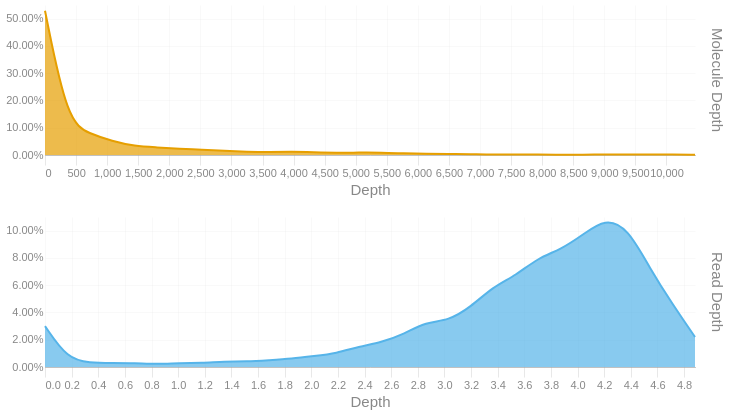

This figure's notebook cell:
### Code cell
readdep = depth_hist(tb['Read Depth'], q99, 3)
readdep = readdep.with_columns(pl.lit('Read Depth').alias('Metric'))
if not SKIPLR:
    moldep = depth_hist(tb['Molecule Depth'], mol_q99, 1)
    moldep = moldep.with_columns(pl.lit('Molecule Depth').alias('Metric'))
    _hist = pl.concat([readdep, moldep])
    _hist = _hist.filter(pl.col('Proportion') != 0)
    with SafeRender(_hist):
        (
            alt.Chart(_hist)        
            .mark_area(interpolate = "basis")
            .encode(
                x=alt.X('Bin:Q').scale(domainMin=0).axis(alt.Axis(title='Depth')),
                y = alt.Y('Proportion:Q', title = None).axis(format = '.2%'),
                color = alt.Color('Metric:N').legend(None),
                row = alt.Row("Metric:N").header(title = None, labelOrient = 'right'),
                tooltip = [
                    alt.Tooltip("Metric:N", title = "Metric"),
                    alt.Tooltip('Interval:N', title = "Depth Interval"),
                    alt.Tooltip('Proportion:Q', title = "% Alignments").format('.2%')
                ]
            )
            .resolve_scale(x='independent', y='independent')
            .properties(
                height = 150, width = 650,
                usermeta={'embedOptions': {'downloadFileName': f'{samplename}.depth.hist'}}
            )
        ).display()
else:
    readdep = readdep.filter(pl.col('Proportion') != 0)
    with SafeRender(readdep):
        (
            alt.Chart(readdep)        
            .mark_area(interpolate = "basis")
            .encode(
                x=alt.X('Bin:Q').scale(domainMin=0).axis(alt.Axis(title='Depth')),
                y = alt.Y('Proportion:Q', title = None).axis(format = '.2%'),
                tooltip = [
                    alt.Tooltip('Interval:N', title = "Depth Interval"),
                    alt.Tooltip('Proportion:Q', title = "% Alignments").format('.2%')
                ]
            )
            .properties(
                usermeta={'embedOptions': {'downloadFileName': f'{samplename}.depth.hist'}}
            )
        ).display()

### Figure 1 — Vega-Lite specification as saved in the notebook (floating-point values rounded to 4 significant figures)
{"width": 650, "height": 150, "config": {"title": {"anchor": "start", "dy": -15, "fontSize": 18, "color": "#888888", "subtitleColor": "#888888", "subtitleFontSize": 14}, "arc": {"fill": "#0072B2"}, "axis": {"domainColor": "#888888", "domainWidth": 0.5, "gridWidth": 0.2, "grid": false, "titleFontWeight": 400, "titleFontSize": 15, "labelFontSize": 11, "labelColor": "#888888", "tickColor": "#888888", "tickWidth": 0.2, "titleColor": "#888888"}, "axisBand": {"grid": false}, "axisX": {"grid": true, "tickSize": 10, "domainCap": "round"}, "axisY": {"domain": false, "grid": true, "tickSize": 0, "domainCap": "round"}, "background": "transparent", "header": {"labelFontSize": 15, "labelColor": "#888888", "titleFontSize": 15, "titleFontWeight": 600, "titleColor": "#888888"}, "legend": {"labelFont": "sans-serif", "labelFontSize": 12, "labelColor": "#888888", "symbolSize": 100, "symbolType": "circle", "titleFontSize": 12, "titlePadding": 10, "titleColor": "#888888", "title": null}, "range": {"category": ["#E69F00", "#56B4E9", "#009E73", "#F0E442", "#0072B2", "#D55E00", "#CC79A7", "#000000"], "diverging": ["#cfe8f3", "#a2d4ec", "#73bfe2", "#46abdb", "#1696d2", "#12719e"]}, "area": {"fill": "#0072B2", "fillOpacity": 0.7, "line": true, "strokeOpacity": 0.7}, "line": {"color": "#0072B2", "stroke": "#0072B2", "strokeWidth": 2}, "trail": {"color": "#0072B2", "stroke": "#0072B2", "strokeWidth": 0, "size": 1}, "point": {"filled": true, "fillOpacity": 1.0, "size": 95}, "text": {"color": "#888888", "fontSize": 11, "align": "right", "fontWeight": 400, "size": 11}, "bar": {"fill": "#0072B2", "stroke": null}, "view": {"stroke": null, "continuousWidth": 660, "continuousHeight": 400}}, "data": {"name": "data-88629d096dbe6eb5189f00aa4fbb75da"}, "mark": {"type": "area", "interpolate": "basis"}, "encoding": {"color": {"field": "Metric", "legend": null, "type": "nominal"}, "row": {"field": "Metric", "header": {"title": null, "labelOrient": "right"}, "type": "nominal"}, "tooltip": [{"field": "Metric", "title": "Metric", "type": "nominal"}, {"field": "Interval", "title": "Depth Interval", "type": "nominal"}, {"field": "Proportion", "format": ".2%", "title": "% Alignments", "type": "quantitative"}], "x": {"axis": {"title": "Depth"}, "field": "Bin", "scale": {"domainMin": 0}, "type": "quantitative"}, "y": {"axis": {"format": ".2%"}, "field": "Proportion", "title": null, "type": "quantitative"}}, "resolve": {"scale": {"x": "independent", "y": "independent"}}, "usermeta": {"embedOptions": {"downloadFileName": "S6_LaHave_3609.depth.hist"}}, "$schema": "https://vega.github.io/schema/vega-lite/v6.1.0.json", "datasets": {"data-88629d096dbe6eb5189f00aa4fbb75da": [{"Bin": 0.0, "Interval": "0.0-0.168", "Proportion": 0.03, "Metric": "Read Depth"}, {"Bin": 0.168, "Interval": "0.168-0.337", "Proportion": 0.006, "Metric": "Read Depth"}, {"Bin": 0.337, "Interval": "0.337-0.505", "Proportion": 0.003, "Metric": "Read Depth"}, {"Bin": 0.505, "Interval": "0.505-0.673", "Proportion": 0.003, "Metric": "Read Depth"}, {"Bin": 0.673, "Interval": "0.673-0.842", "Proportion": 0.003, "Metric": "Read Depth"}, {"Bin": 0.842, "Interval": "0.842-1.01", "Proportion": 0.002, "Metric": "Read Depth"}, {"Bin": 1.01, "Interval": "1.01-1.178", "Proportion": 0.003, "Metric": "Read Depth"}, {"Bin": 1.178, "Interval": "1.178-1.347", "Proportion": 0.003, "Metric": "Read Depth"}, {"Bin": 1.347, "Interval": "1.347-1.515", "Proportion": 0.004, "Metric": "Read Depth"}, {"Bin": 1.515, "Interval": "1.515-1.683", "Proportion": 0.004, "Metric": "Read Depth"}, {"Bin": 1.683, "Interval": "1.683-1.852", "Proportion": 0.005, "Metric": "Read Depth"}, {"Bin": 1.852, "Interval": "1.852-2.02", "Proportion": 0.006, "Metric": "Read Depth"}, {"Bin": 2.02, "Interval": "2.02-2.188", "Proportion": 0.008, "Metric": "Read Depth"}, {"Bin": 2.188, "Interval": "2.188-2.357", "Proportion": 0.01, "Metric": "Read Depth"}, {"Bin": 2.357, "Interval": "2.357-2.525", "Proportion": 0.015, "Metric": "Read Depth"}, {"Bin": 2.525, "Interval": "2.525-2.693", "Proportion": 0.018, "Metric": "Read Depth"}, {"Bin": 2.693, "Interval": "2.693-2.862", "Proportion": 0.024, "Metric": "Read Depth"}, {"Bin": 2.862, "Interval": "2.862-3.03", "Proportion": 0.033, "Metric": "Read Depth"}, {"Bin": 3.03, "Interval": "3.03-3.198", "Proportion": 0.034, "Metric": "Read Depth"}, {"Bin": 3.198, "Interval": "3.198-3.367", "Proportion": 0.044, "Metric": "Read Depth"}, {"Bin": 3.367, "Interval": "3.367-3.535", "Proportion": 0.059, "Metric": "Read Depth"}, {"Bin": 3.535, "Interval": "3.535-3.703", "Proportion": 0.067, "Metric": "Read Depth"}, {"Bin": 3.703, "Interval": "3.703-3.872", "Proportion": 0.08, "Metric": "Read Depth"}, {"Bin": 3.872, "Interval": "3.872-4.04", "Proportion": 0.086, "Metric": "Read Depth"}, {"Bin": 4.04, "Interval": "4.04-4.208", "Proportion": 0.097, "Metric": "Read Depth"}, {"Bin": 4.208, "Interval": "4.208-4.377", "Proportion": 0.109, "Metric": "Read Depth"}, {"Bin": 4.377, "Interval": "4.377-4.545", "Proportion": 0.102, "Metric": "Read Depth"}, {"Bin": 4.545, "Interval": "4.545-4.713", "Proportion": 0.072, "Metric": "Read Depth"}, {"Bin": 4.713, "Interval": "4.713-4.882", "Proportion": 0.046, "Metric": "Read Depth"}, {"Bin": 4.882, "Interval": "4.882-5.05", "Proportion": 0.022, "Metric": "Read Depth"}, {"Bin": 0.0, "Interval": "0.0-360.7", "Proportion": 0.529, "Metric": "Molecule Depth"}, {"Bin": 360.7, "Interval": "360.7-721.3", "Proportion": 0.121, "Metric": "Molecule Depth"}, {"Bin": 721.3, "Interval": "721.3-1082.0", "Proportion": 0.078, "Metric": "Molecule Depth"}, {"Bin": 1082.0, "Interval": "1082.0-1442.7", "Proportion": 0.051, "Metric": "Molecule Depth"}, {"Bin": 1443.0, "Interval": "1442.7-1803.3", "Proportion": 0.032, "Metric": "Molecule Depth"}, {"Bin": 1803.0, "Interval": "1803.3-2164.0", "Proportion": 0.028, "Metric": "Molecule Depth"}, {"Bin": 2164.0, "Interval": "2164.0-2524.7", "Proportion": 0.023, "Metric": "Molecule Depth"}, {"Bin": 2525.0, "Interval": "2524.7-2885.3", "Proportion": 0.02, "Metric": "Molecule Depth"}, {"Bin": 2885.0, "Interval": "2885.3-3246.0", "Proportion": 0.015, "Metric": "Molecule Depth"}, {"Bin": 3246.0, "Interval": "3246.0-3606.6", "Proportion": 0.012, "Metric": "Molecule Depth"}, {"Bin": 3607.0, "Interval": "3606.6-3967.3", "Proportion": 0.011, "Metric": "Molecule Depth"}, {"Bin": 3967.0, "Interval": "3967.3-4328.0", "Proportion": 0.012, "Metric": "Molecule Depth"}, {"Bin": 4328.0, "Interval": "4328.0-4688.6", "Proportion": 0.01, "Metric": "Molecule Depth"}, {"Bin": 4689.0, "Interval": "4688.6-5049.3", "Proportion": 0.008, "Metric": "Molecule Depth"}, {"Bin": 5049.0, "Interval": "5049.3-5410.0", "Proportion": 0.009, "Metric": "Molecule Depth"}, {"Bin": 5410.0, "Interval": "5410.0-5770.6", "Proportion": 0.009, "Metric": "Molecule Depth"}, {"Bin": 5771.0, "Interval": "5770.6-6131.3", "Proportion": 0.006, "Metric": "Molecule Depth"}, {"Bin": 6131.0, "Interval": "6131.3-6492.0", "Proportion": 0.004, "Metric": "Molecule Depth"}, {"Bin": 6492.0, "Interval": "6492.0-6852.6", "Proportion": 0.004, "Metric": "Molecule Depth"}, {"Bin": 6853.0, "Interval": "6852.6-7213.3", "Proportion": 0.003, "Metric": "Molecule Depth"}, {"Bin": 7213.0, "Interval": "7213.3-7574.0", "Proportion": 0.001, "Metric": "Molecule Depth"}, {"Bin": 7574.0, "Interval": "7574.0-7934.6", "Proportion": 0.002, "Metric": "Molecule Depth"}, {"Bin": 7935.0, "Interval": "7934.6-8295.3", "Proportion": 0.002, "Metric": "Molecule Depth"}, {"Bin": 8295.0, "Interval": "8295.3-8656.0", "Proportion": 0.001, "Metric": "Molecule Depth"}, {"Bin": 8656.0, "Interval": "8656.0-9016.6", "Proportion": 0.001, "Metric": "Molecule Depth"}, {"Bin": 9017.0, "Interval": "9016.6-9377.3", "Proportion": 0.002, "Metric": "Molecule Depth"}, {"Bin": 9377.0, "Interval": "9377.3-9737.9", "Proportion": 0.002, "Metric": "Molecule Depth"}, {"Bin": 9738.0, "Interval": "9737.9-10098.6", "Proportion": 0.002, "Metric": "Molecule Depth"}, {"Bin": 10100.0, "Interval": "10098.6-10459.3", "Proportion": 0.002, "Metric": "Molecule Depth"}, {"Bin": 10460.0, "Interval": "10459.3-10819.94", "Proportion": 0.001, "Metric": "Molecule Depth"}]}}
